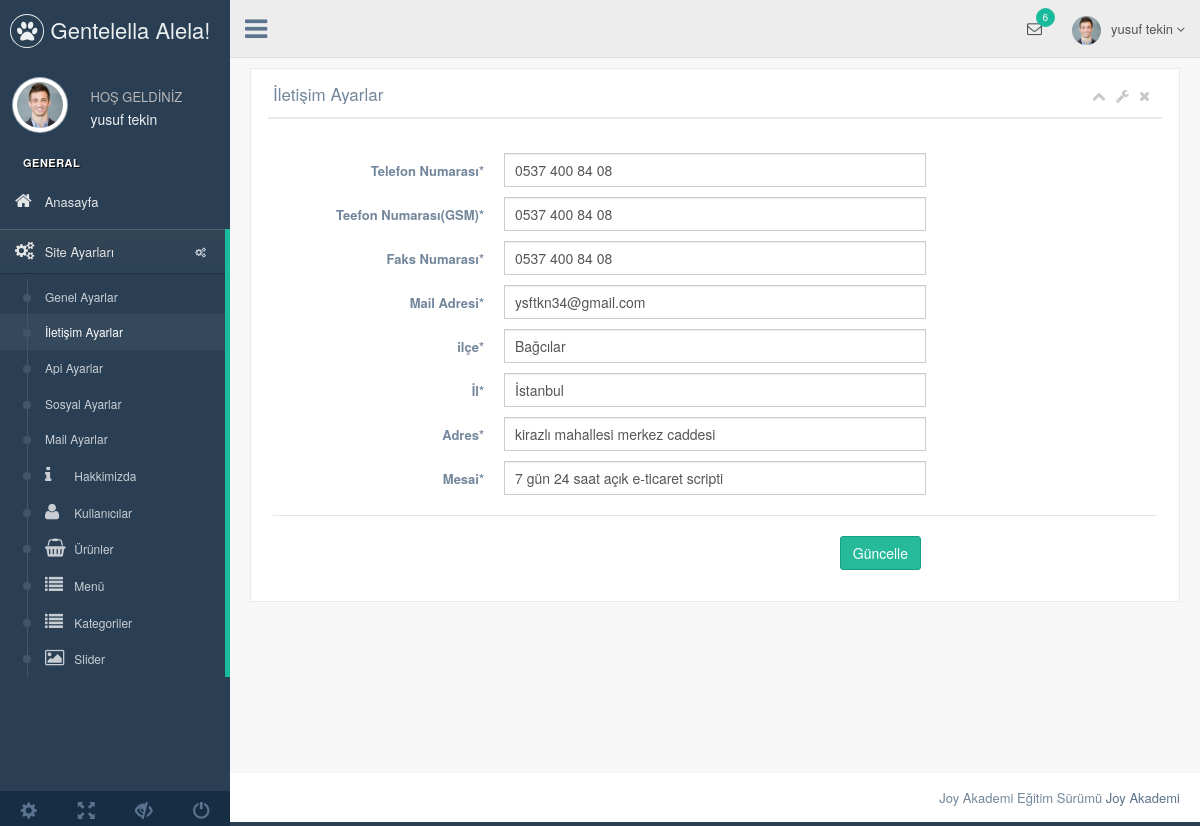
Screenshot of /nedmin/production/iletisim-ayarlar.php (signed in) with the database file from the repository.
### tables this page shows
CREATE TABLE `kullanici` (
  `kullanici_id` int(11) NOT NULL,
  `kullanici_zaman` datetime NOT NULL DEFAULT CURRENT_TIMESTAMP,
  `kullanici_resim` varchar(250) DEFAULT NULL,
  `kullanici_tc` varchar(50) NOT NULL,
  `kullanici_ad` varchar(100) NOT NULL,
  `kullanici_mail` varchar(70) NOT NULL,
  `kullanici_gsm` varchar(50) NOT NULL,
  `kullanici_password` varchar(50) NOT NULL,
  `kullanici_adsoyad` varchar(50) NOT NULL,
  `kullanici_adres` varchar(250) NOT NULL,
  `kullanici_il` varchar(100) NOT NULL,
  `kullanici_ilçe` varchar(100) NOT NULL,
  `kullanici_unvan` varchar(100) NOT NULL,
  `kullanici_yetki` varchar(50) NOT NULL,
  `kullanici_durum` tinyint(1) NOT NULL DEFAULT '1'
);

CREATE TABLE `ayar` (
  `ayar_id` int(11) NOT NULL,
  `ayar_logo` varchar(250) NOT NULL,
  `ayar_title` varchar(250) NOT NULL,
  `ayar_description` varchar(250) NOT NULL,
  `ayar_keywords` varchar(50) NOT NULL,
  `ayar_author` varchar(50) NOT NULL,
  `ayar_tel` varchar(50) NOT NULL,
  `ayar_gsm` varchar(50) NOT NULL,
  `ayar_faks` varchar(50) NOT NULL,
  `ayar_mail` varchar(50) NOT NULL,
  `ayar_ilçe` varchar(50) NOT NULL,
  `ayar_il` varchar(50) NOT NULL,
  `ayar_adres` varchar(250) NOT NULL,
  `ayar_mesai` varchar(250) NOT NULL,
  `ayar_maps` varchar(250) NOT NULL,
  `ayar_analystic` varchar(50) NOT NULL,
  `ayar_zopim` varchar(250) NOT NULL,
  `ayar_facebook` varchar(50) NOT NULL,
  `ayar_twitter` varchar(50) NOT NULL,
  `ayar_google` varchar(50) NOT NULL,
  `ayar_youtube` varchar(50) NOT NULL,
  `ayar_smtphost` varchar(50) NOT NULL,
  `ayar_smtpuser` varchar(50) NOT NULL,
  `ayar_smtpassword` varchar(50) NOT NULL,
  `ayar_smtpport` varchar(50) NOT NULL,
  `ayar_bakım` enum('0','1') NOT NULL DEFAULT '1'
);

### nedmin/production/iletisim-ayarlar.php (the view, shortened to what this page needs)
<?php include 'header.php';  ?>
        <div class="right_col" role="main">
          <div class="">
            <div class="row">
              <div class="col-md-12 col-sm-12 col-xs-12">
                <div class="x_panel">
                  <div class="x_title">
                    <h2>İletişim Ayarlar</h2>
                    <ul class="nav navbar-right panel_toolbox">
                      <li><a class="collapse-link"><i class="fa fa-chevron-up"></i></a>
                      </li>
                      <li class="dropdown">
                        <a href="#" class="dropdown-toggle" data-toggle="dropdown" role="button" aria-expanded="false"><i class="fa fa-wrench"></i></a>
                      </li>
                      <li><a class="close-link"><i class="fa fa-close"></i></a>
                      </li>
                    </ul>
                    <div class="clearfix"></div>
                  </div>
                  <div class="x_content">
                    <br />
                    <form action= "../netting/islem.php" method="POST" id="demo-form2" data-parsley-validate class="form-horizontal form-label-left">
                      <div class="form-group">
                        <label class="control-label col-md-3 col-sm-3 col-xs-12" for="first-name">Telefon Numarası<span class="required">*</span>
                        </label>
                        <div class="col-md-6 col-sm-6 col-xs-12">
                          <input type="text" id="first-name" name="ayar_tel" value="<?php echo $ayarcek['ayar_tel'] ?>" required="required" class="form-control col-md-7 col-xs-12">
                        </div>
                      </div>
                      <div class="form-group">
                        <label class="control-label col-md-3 col-sm-3 col-xs-12" for="first-name">Teefon Numarası(GSM)<span class="required">*</span>
                        </label>
                        <div class="col-md-6 col-sm-6 col-xs-12">
                          <input type="text" id="first-name" name="ayar_gsm" value="<?php echo $ayarcek['ayar_gsm'] ?>" required="required" class="form-control col-md-7 col-xs-12">
                        </div>
                      </div>
                      <div class="form-group">
                        <label class="control-label col-md-3 col-sm-3 col-xs-12" for="first-name">Faks Numarası<span class="required">*</span>
                        </label>
                        <div class="col-md-6 col-sm-6 col-xs-12">
                          <input type="text" id="first-name" name="ayar_faks" value="<?php echo $ayarcek['ayar_faks'] ?>" required="required" class="form-control col-md-7 col-xs-12">
                        </div>
                      </div>
                      <div class="form-group">
                        <label class="control-label col-md-3 col-sm-3 col-xs-12" for="first-name">Mail Adresi<span class="required">*</span>
                        </label>
                        <div class="col-md-6 col-sm-6 col-xs-12">
                          <input type="mail" id="first-name" name="ayar_mail" value="<?php echo $ayarcek['ayar_mail'] ?>" required="required" class="form-control col-md-7 col-xs-12">
                        </div>
                      </div>
                      <div class="form-group">
                        <label class="control-label col-md-3 col-sm-3 col-xs-12" for="first-name">ilçe<span class="required">*</span>
                        </label>
                        <div class="col-md-6 col-sm-6 col-xs-12">
                          <input type="text" id="first-name" name="ayar_ilçe" value="<?php echo $ayarcek['ayar_ilçe'] ?>" required="required" class="form-control col-md-7 col-xs-12">
                        </div>
                      </div>
                      <div class="form-group">
                        <label class="control-label col-md-3 col-sm-3 col-xs-12" for="first-name">İl<span class="required">*</span>
                        </label>
                        <div class="col-md-6 col-sm-6 col-xs-12">
                          <input type="text" id="first-name" name="ayar_il" value="<?php echo $ayarcek['ayar_il'] ?>" required="required" class="form-control col-md-7 col-xs-12">
                        </div>
                      </div>
                      <div class="form-group">
                        <label class="control-label col-md-3 col-sm-3 col-xs-12" for="first-name">Adres<span class="required">*</span>
                        </label>
                        <div class="col-md-6 col-sm-6 col-xs-12">
                          <input type="text" id="first-name" name="ayar_adres" value="<?php echo $ayarcek['ayar_adres'] ?>" required="required" class="form-control col-md-7 col-xs-12">
                        </div>
                      </div>
                      <div class="form-group">
                        <label class="control-label col-md-3 col-sm-3 col-xs-12" for="first-name">Mesai<span class="required">*</span>
                        </label>
                        <div class="col-md-6 col-sm-6 col-xs-12">
                          <input type="text" id="first-name" name="ayar_mesai" value="<?php echo $ayarcek['ayar_mesai'] ?>" required="required" class="form-control col-md-7 col-xs-12">
                        </div>
                      </div>
                      <div class="ln_solid"></div>
                      <div class="form-group">
                        <div align= "right" class="col-md-6 col-sm-6 col-xs-12 col-md-offset-3">
                          <button type="submit" name="iletisimayarkaydet" class="btn btn-success">Güncelle</button>
                        </div>
                      </div>
                    </form>
                  </div>
                </div>
              </div>
            </div>
          </div>
        </div>
  <?php include 'footer.php';  ?>

### nedmin/production/header.php (shortened to what this page needs)
<?php
include '../netting/baglan.php';
$ayarsor=$db->prepare("SELECT * FROM ayar where ayar_id=:id");
$ayarsor->execute(array(
  'id' =>0
));
$ayarcek=$ayarsor->fetch(PDO::FETCH_ASSOC);
$kullanicisor=$db->prepare("SELECT * FROM kullanici where kullanici_mail=:mail");
$kullanicisor->execute(array(
  'mail'=> $_SESSION['kullanici_mail']
));
$kullanicicek=$kullanicisor->fetch(PDO::FETCH_ASSOC);
?>
<!DOCTYPE html>
<html lang="en">
  <head>
    <link href="../vendors/bootstrap/dist/css/bootstrap.min.css" rel="stylesheet">
    <link href="../vendors/font-awesome/css/font-awesome.min.css" rel="stylesheet">
    <link href="../vendors/nprogress/nprogress.css" rel="stylesheet">
    <link href="../vendors/iCheck/skins/flat/green.css" rel="stylesheet">
    <link href="../vendors/datatables.net-bs/css/dataTables.bootstrap.min.css" rel="stylesheet">
    <link href="../vendors/datatables.net-buttons-bs/css/buttons.bootstrap.min.css" rel="stylesheet">
    <link href="../vendors/datatables.net-fixedheader-bs/css/fixedHeader.bootstrap.min.css" rel="stylesheet">
    <link href="../vendors/datatables.net-responsive-bs/css/responsive.bootstrap.min.css" rel="stylesheet">
    <link href="../vendors/datatables.net-scroller-bs/css/scroller.bootstrap.min.css" rel="stylesheet">
    <link href="../build/css/custom.min.css" rel="stylesheet">
  </head>
  <body class="nav-md">
    <div class="container body">
      <div class="main_container">
        <div class="col-md-3 left_col">
          <div class="left_col scroll-view">
            <div class="navbar nav_title" style="border: 0;">
              <a href="index.html" class="site_title"><i class="fa fa-paw"></i> <span>Gentelella Alela!</span></a>
            </div>
            <div class="profile clearfix">
              <div class="profile_pic">
                <img src="images/img.jpg" alt="..." class="img-circle profile_img">
              </div>
              <div class="profile_info">
                <span>HOŞ GELDİNİZ</span>
                <h2><?php echo $kullanicicek['kullanici_adsoyad'] ?></h2>
              </div>
            </div>
            <br>
            <div id="sidebar-menu" class="main_menu_side hidden-print main_menu">
              <div class="menu_section">
                <h3>General</h3>
                <ul class="nav side-menu">
                  <li><a href="index.php"><i class="fa fa-home"></i> Anasayfa </a></li>
                  <li><a><i class="fa fa-cogs"></i> Site Ayarları <span class="fa fa-cogs"></span></a>
                    <ul class="nav child_menu">
                      <li><a href="genel-ayar.php">Genel Ayarlar</a></li>
                      <li><a href="iletisim-ayarlar.php">İletişim Ayarlar</a></li>
                      <li><a href="api-ayarlar.php">Api Ayarlar</a></li>
                      <li><a href="sosyal-ayarlar.php">Sosyal Ayarlar</a></li>
                      <li><a href="mail-ayarlar.php">Mail Ayarlar</a></li>
                  <li><a href="hakkimizda.php"><i class="fa fa-info"></i> Hakkimizda </a></li>
                  <li><a href="kullanici.php"><i class="fa fa-user"></i> Kullanıcılar </a></li>
                  <li><a href="urun.php"><i class="fa fa-shopping-basket"></i> Ürünler </a></li>
                  <li><a href="menu.php"><i class="fa fa-list"></i> Menü </a></li>
                  <li><a href="kategori.php"><i class="fa fa-list"></i> Kategoriler </a></li>
                  <li><a href="slider.php"><i class="fa fa-image"></i> Slider </a></li>
                    </ul>
                  </li>
                </ul>
              </div>
            </div>
            <div class="sidebar-footer hidden-small">
              <a data-toggle="tooltip" data-placement="top" title="Settings">
                <span class="glyphicon glyphicon-cog" aria-hidden="true"></span>
              </a>
              <a data-toggle="tooltip" data-placement="top" title="FullScreen">
                <span class="glyphicon glyphicon-fullscreen" aria-hidden="true"></span>
              </a>
              <a data-toggle="tooltip" data-placement="top" title="Lock">
                <span class="glyphicon glyphicon-eye-close" aria-hidden="true"></span>
              </a>
              <a data-toggle="tooltip" data-placement="top" title="Logout">
                <span class="glyphicon glyphicon-off" aria-hidden="true"></span>
              </a>
            </div>
          </div>
        </div>
        <div class="top_nav">
          <div class="nav_menu">
            <nav>
              <div class="nav toggle">
                <a id="menu_toggle"><i class="fa fa-bars"></i></a>
              </div>
              <ul class="nav navbar-nav navbar-right">
                <li class="">
                  <a href="javascript:;" class="user-profile dropdown-toggle" data-toggle="dropdown" aria-expanded="false">
                    <img src="images/img.jpg" alt=""><?php echo $kullanicicek['kullanici_adsoyad'];   ?>
                    <span class=" fa fa-angle-down"></span>
                  </a>
                </li>
                <li role="presentation" class="dropdown">
                  <a href="javascript:;" class="dropdown-toggle info-number" data-toggle="dropdown" aria-expanded="false">
                    <i class="fa fa-envelope-o"></i>
                    <span class="badge bg-green">6</span>
                  </a>
                </li>
              </ul>
            </nav>
          </div>
        </div>

### rows the page displays
kullanici: kullanici_adsoyad "yusuf tekin"
ayar: ayar_tel "0537 400 84 08", ayar_gsm "0537 400 84 08", ayar_faks "0537 400 84 08", ayar_mail "ysftkn34@gmail.com", ayar_ilçe "Bağcılar", ayar_il "İstanbul", ayar_adres "kirazlı mahallesi merkez caddesi", ayar_mesai "7 gün 24 saat açık e-ticaret scripti"
